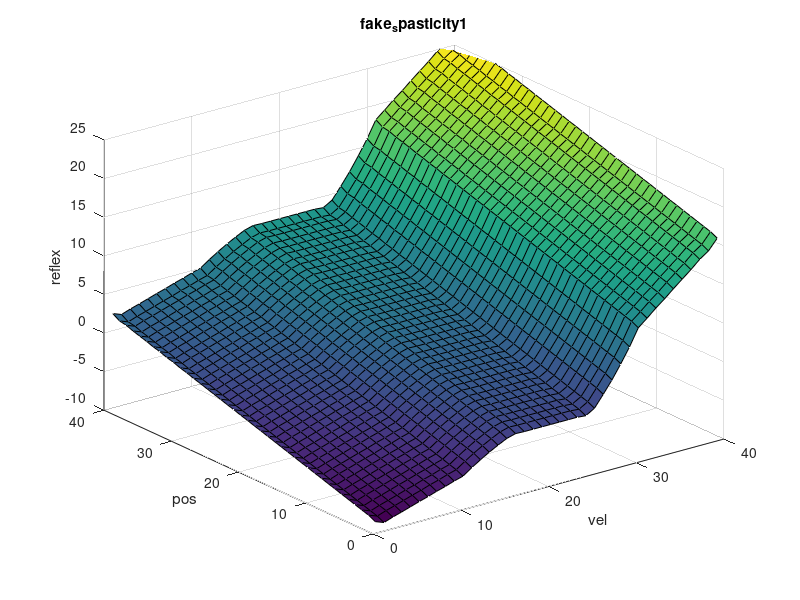

This chart was generated by the following MATLAB code: (Note: this script raises an error after producing the figure.)
%% generate hypothetical lut for spasticity 40x40

%% create a lookup table to export to robot. 
xinv = 0.001;% interval 
vinv = 0.001;
x = 0.3:xinv:2.3-xinv;  %2000 points
v = -5.0:vinv:5.0-vinv; % 10000 points

rowlen = 40;  % row length of table. higher = good resolution 3d map. 

rs_x = resample(x', 1, 2000/rowlen); %  points in lut
rs_v = resample(v', 1, 10000/rowlen); % points in lut

fake_lut=zeros(rowlen,rowlen);

%% Spasticity : sudden spastic catch, velocity threshold
posSlope = 2.5;
posOffset = -2.0;
velSlope = 1.3;
velThreshold = 1.5;
pos_reflex = @(x) posOffset + posSlope*(x)
vel_reflex = @(x) velSlope*x*(1.3*(x>velThreshold) + 0.49*(x<(-1*velThreshold)));
%h=@(t) a*(t>5)+b*(t<=5)


for i=1:length(rs_x),
    for j=1:length(rs_v),
%       fake_lut(i,j)= -0.4 + 4*rs_x(i) + 0.4*rs_v(j) ;  % formula: f(x) = -0.3 + 3.0*x(i)  ; 3.0 is slope
      fake_lut(i,j)= pos_reflex(rs_x(i)) + vel_reflex(rs_v(j)) ;  % formula: f(x) = -0.3 + 3.0*x(i)  ; 3.0 is slope
    end
end


figure;
%% smoothing interpolation to reduce instability in robot. 
fname = 'fake_spasticity1'; %use ctp gain 1.5


% diff_load_lut_interp = interp2(diff_load_lut,2, 'cubic'); % interp spline to smooth out the surface (prevent jerky movement) 
h = 1/10*ones(5,5);
fake_lut_filtered = filter2(h,fake_lut,'valid');


surf( fake_lut_filtered);
title(fname);
xlabel('vel')
ylabel('pos')
zlabel('reflex')
zlim([-10 25])
caxis([-10, 25])

%% resample smooth curve to low res to export to C lookup table. 
fake_lut_filtered_resampled = imresize(fake_lut_filtered,[rowlen rowlen]);
% surf( diff_load_lut_interp_resampled);


surf( fake_lut_filtered_resampled);
title(fname);
xlabel('vel')
ylabel('pos')
zlabel('reflex')
zlim([-10 25])
caxis([-10, 25])





mypath = 'lut_table/';
A = [fname, '_lut_table.txt'];    % trajectory recording phase
csvwrite(fullfile(mypath, A) ,fake_lut_filtered_resampled); % save selected variables
